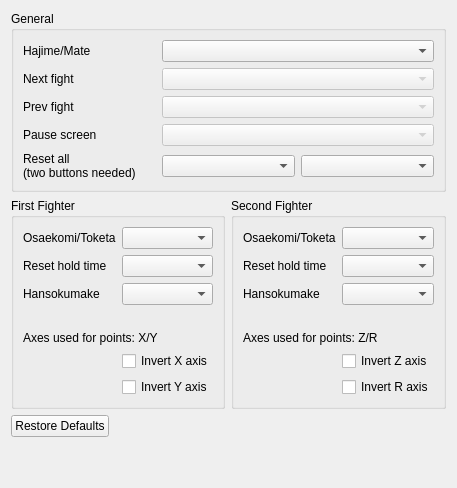
     <widget class="QWidget" name="tab_gamepad">
      <attribute name="icon">
       <iconset resource="ipponboard.qrc">
        <normaloff>:/res/icons/controller.png</normaloff>:/res/icons/controller.png</iconset>
      </attribute>
      <attribute name="title">
       <string>Gamepad</string>
      </attribute>
      <layout class="QGridLayout" name="gridLayout_6" rowstretch="0,0,0,0,0,0,0">
       <item row="1" column="0">
        <widget class="QGroupBox" name="groupBox_buttons">
         <property name="title">
          <string>General</string>
         </property>
         <layout class="QGridLayout" name="gridLayout_2">
          <item row="1" column="0">
           <widget class="QLabel" name="label_next">
            <property name="text">
             <string>Next fight</string>
            </property>
           </widget>
          </item>
          <item row="1" column="1" colspan="2">
           <widget class="QComboBox" name="comboBox_next">
            <property name="enabled">
             <bool>false</bool>
            </property>
            <property name="sizeAdjustPolicy">
             <enum>QComboBox::AdjustToContentsOnFirstShow</enum>
            </property>
            <property name="frame">
             <bool>true</bool>
            </property>
           </widget>
          </item>
          <item row="3" column="0">
           <widget class="QLabel" name="label_pause">
            <property name="text">
             <string>Pause screen</string>
            </property>
           </widget>
          </item>
          <item row="3" column="1" colspan="2">
           <widget class="QComboBox" name="comboBox_pause">
            <property name="enabled">
             <bool>false</bool>
            </property>
            <property name="sizeAdjustPolicy">
             <enum>QComboBox::AdjustToContentsOnFirstShow</enum>
            </property>
            <property name="frame">
             <bool>true</bool>
            </property>
           </widget>
          </item>
          <item row="4" column="0">
           <widget class="QLabel" name="label_reset">
            <property name="text">
             <string>Reset all
(two buttons needed)</string>
            </property>
           </widget>
          </item>
          <item row="4" column="1">
           <widget class="QComboBox" name="comboBox_reset">
            <property name="sizeAdjustPolicy">
             <enum>QComboBox::AdjustToContentsOnFirstShow</enum>
            </property>
            <property name="frame">
             <bool>true</bool>
            </property>
           </widget>
          </item>
          <item row="2" column="0">
           <widget class="QLabel" name="label_prev">
            <property name="text">
             <string>Prev fight</string>
            </property>
           </widget>
          </item>
          <item row="2" column="1" colspan="2">
           <widget class="QComboBox" name="comboBox_prev">
            <property name="enabled">
             <bool>false</bool>
            </property>
            <property name="sizeAdjustPolicy">
             <enum>QComboBox::AdjustToContentsOnFirstShow</enum>
            </property>
            <property name="frame">
             <bool>true</bool>
            </property>
           </widget>
          </item>
          <item row="0" column="0">
           <widget class="QLabel" name="label_hajime_mate">
            <property name="text">
             <string>Hajime/Mate</string>
            </property>
           </widget>
          </item>
          <item row="0" column="1" colspan="2">
           <widget class="QComboBox" name="comboBox_hajime_mate">
            <property name="enabled">
             <bool>true</bool>
            </property>
            <property name="sizeAdjustPolicy">
             <enum>QComboBox::AdjustToContentsOnFirstShow</enum>
            </property>
            <property name="frame">
             <bool>true</bool>
            </property>
           </widget>
          </item>
          <item row="4" column="2">
           <widget class="QComboBox" name="comboBox_reset_2">
            <property name="sizeAdjustPolicy">
             <enum>QComboBox::AdjustToContentsOnFirstShow</enum>
            </property>
            <property name="frame">
             <bool>true</bool>
            </property>
           </widget>
          </item>
         </layout>
        </widget>
       </item>
       <item row="5" column="0">
        <widget class="QDialogButtonBox" name="buttonBox_2">
         <property name="orientation">
          <enum>Qt::Horizontal</enum>
         </property>
         <property name="standardButtons">
          <set>QDialogButtonBox::RestoreDefaults</set>
         </property>
        </widget>
       </item>
       <item row="2" column="0">
        <layout class="QHBoxLayout" name="horizontalLayout_3">
         <property name="bottomMargin">
          <number>0</number>
         </property>
         <item>
          <widget class="QGroupBox" name="groupBox_first">
           <property name="title">
            <string>First Fighter</string>
           </property>
           <layout class="QGridLayout" name="gridLayout_4">
            <item row="0" column="0">
             <widget class="QLabel" name="label_first_holding">
              <property name="text">
               <string>Osaekomi/Toketa</string>
              </property>
             </widget>
            </item>
            <item row="0" column="1">
             <widget class="QComboBox" name="comboBox_first_holding">
              <property name="sizeAdjustPolicy">
               <enum>QComboBox::AdjustToContentsOnFirstShow</enum>
              </property>
              <property name="frame">
               <bool>true</bool>
              </property>
             </widget>
            </item>
            <item row="1" column="1">
             <widget class="QComboBox" name="comboBox_reset_hold_first">
              <property name="sizeAdjustPolicy">
               <enum>QComboBox::AdjustToContentsOnFirstShow</enum>
              </property>
              <property name="frame">
               <bool>true</bool>
              </property>
             </widget>
            </item>
            <item row="1" column="0">
             <widget class="QLabel" name="label_first_reset_hold_time">
              <property name="text">
               <string>Reset hold time</string>
              </property>
             </widget>
            </item>
            <item row="2" column="0">
             <widget class="QLabel" name="label_hansokumake_first">
              <property name="text">
               <string>Hansokumake</string>
              </property>
             </widget>
            </item>
            <item row="2" column="1">
             <widget class="QComboBox" name="comboBox_hansokumake_first">
              <property name="sizeAdjustPolicy">
               <enum>QComboBox::AdjustToContentsOnFirstShow</enum>
              </property>
              <property name="frame">
               <bool>true</bool>
              </property>
             </widget>
            </item>
            <item row="4" column="0" colspan="2">
             <widget class="QLabel" name="label_3">
              <property name="text">
               <string>Axes used for points: X/Y</string>
              </property>
             </widget>
            </item>
            <item row="3" column="0">
             <spacer name="horizontalSpacer_2">
              <property name="orientation">
               <enum>Qt::Horizontal</enum>
              </property>
              <property name="sizeHint" stdset="0">
               <size>
                <width>40</width>
                <height>20</height>
               </size>
              </property>
             </spacer>
            </item>
            <item row="6" column="1">
             <widget class="QCheckBox" name="checkBox_invert_y_axis">
              <property name="text">
               <string>Invert Y axis</string>
              </property>
             </widget>
            </item>
            <item row="5" column="1">
             <widget class="QCheckBox" name="checkBox_invert_x_axis">
              <property name="text">
               <string>Invert X axis</string>
              </property>
             </widget>
            </item>
           </layout>
          </widget>
         </item>
         <item>
          <widget class="QGroupBox" name="groupBox_second">
           <property name="title">
            <string>Second Fighter</string>
           </property>
           <layout class="QGridLayout" name="gridLayout_5">
            <item row="0" column="0">
             <widget class="QLabel" name="label_second_holding">
              <property name="text">
               <string>Osaekomi/Toketa</string>
              </property>
             </widget>
            </item>
            <item row="0" column="1">
             <widget class="QComboBox" name="comboBox_second_holding">
              <property name="sizeAdjustPolicy">
               <enum>QComboBox::AdjustToContentsOnFirstShow</enum>
              </property>
              <property name="frame">
               <bool>true</bool>
              </property>
             </widget>
            </item>
            <item row="1" column="0">
             <widget class="QLabel" name="label_second_reset_hold_time">
              <property name="text">
               <string>Reset hold time</string>
              </property>
             </widget>
            </item>
            <item row="1" column="1">
             <widget class="QComboBox" name="comboBox_reset_hold_second">
              <property name="sizeAdjustPolicy">
               <enum>QComboBox::AdjustToContentsOnFirstShow</enum>
              </property>
              <property name="frame">
               <bool>true</bool>
              </property>
             </widget>
            </item>
            <item row="2" column="0">
             <widget class="QLabel" name="label_hansokumake_second">
              <property name="text">
               <string>Hansokumake</string>
              </property>
             </widget>
            </item>
            <item row="2" column="1">
             <widget class="QComboBox" name="comboBox_hansokumake_second">
              <property name="sizeAdjustPolicy">
               <enum>QComboBox::AdjustToContentsOnFirstShow</enum>
              </property>
              <property name="frame">
               <bool>true</bool>
              </property>
             </widget>
            </item>
            <item row="5" column="1">
             <widget class="QCheckBox" name="checkBox_invert_z_axis">
              <property name="text">
               <string>Invert Z axis</string>
              </property>
             </widget>
            </item>
            <item row="6" column="1">
             <widget class="QCheckBox" name="checkBox_invert_r_axis">
              <property name="text">
               <string>Invert R axis</string>
              </property>
             </widget>
            </item>
            <item row="4" column="0" colspan="2">
             <widget class="QLabel" name="label_4">
              <property name="text">
               <string>Axes used for points: Z/R</string>
              </property>
             </widget>
            </item>
            <item row="3" column="0">
             <spacer name="horizontalSpacer_3">
              <property name="orientation">
               <enum>Qt::Horizontal</enum>
              </property>
              <property name="sizeHint" stdset="0">
               <size>
                <width>40</width>
                <height>20</height>
               </size>
              </property>
             </spacer>
            </item>
           </layout>
          </widget>
         </item>
        </layout>
       </item>
       <item row="6" column="0">
        <spacer name="verticalSpacer">
         <property name="orientation">
          <enum>Qt::Vertical</enum>
         </property>
         <property name="sizeHint" stdset="0">
          <size>
           <width>20</width>
           <height>40</height>
          </size>
         </property>
        </spacer>
       </item>
      </layout>
     </widget>
